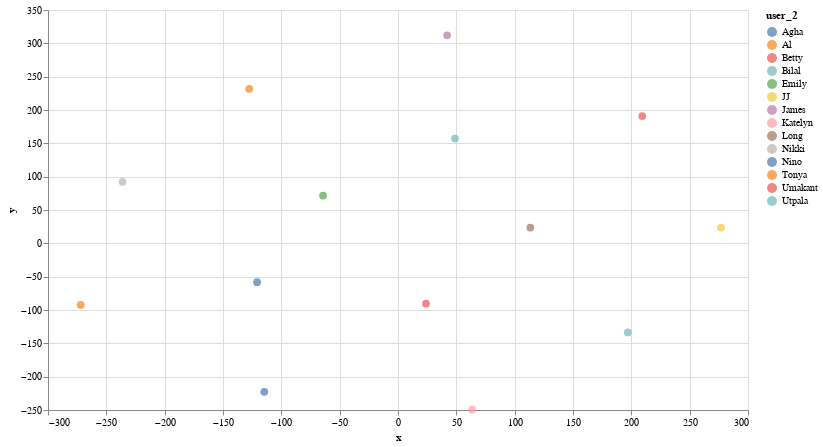

The cell this chart's notebook holds for it:
### Code cell
chart = alt.Chart(df).mark_circle(size=60).encode(
    x='x',
    y='y',
    color='user_2',
    tooltip=['user_1', 'user_2']
).properties(width=700, height=400)
chart.save('node2vec-color.json')
chart

### Figure 1 — Vega-Lite specification as saved in the notebook (floating-point values rounded to 4 significant figures)
{"config": {"view": {"continuousWidth": 400, "continuousHeight": 300}}, "data": {"name": "data-1fb296713556402af4d5a88a6013d5ef"}, "mark": {"type": "circle", "size": 60}, "encoding": {"color": {"type": "nominal", "field": "user_2"}, "tooltip": [{"type": "nominal", "field": "user_1"}, {"type": "nominal", "field": "user_2"}], "x": {"type": "quantitative", "field": "x"}, "y": {"type": "quantitative", "field": "y"}}, "height": 400, "width": 700, "$schema": "https://vega.github.io/schema/vega-lite/v4.8.1.json", "datasets": {"data-1fb296713556402af4d5a88a6013d5ef": [{"user_1": "Utpala", "user_2": "Umakant", "x": 23.99, "y": -90.52}, {"user_1": "Umakant", "user_2": "Utpala", "x": 197.0, "y": -133.6}, {"user_1": "Alka", "user_2": "James", "x": 42.13, "y": 312.0}, {"user_1": "Suvi", "user_2": "Nino", "x": -120.8, "y": -58.22}, {"user_1": "Carol", "user_2": "Nikki", "x": -236.1, "y": 92.29}, {"user_1": "Aaron", "user_2": "Katelyn", "x": 63.58, "y": -249.2}, {"user_1": "Jun", "user_2": "Betty", "x": 209.4, "y": 190.9}, {"user_1": "Anna", "user_2": "Long", "x": 113.4, "y": 23.72}, {"user_1": "Melissa", "user_2": "Emily", "x": -64.24, "y": 71.69}, {"user_1": "Danial", "user_2": "Agha", "x": -114.6, "y": -222.8}, {"user_1": "Michelle", "user_2": "Tonya", "x": -127.5, "y": 231.8}, {"user_1": "Nikki", "user_2": "JJ", "x": 276.9, "y": 23.74}, {"user_1": "Sam", "user_2": "Bilal", "x": 48.83, "y": 157.2}, {"user_1": "Santie", "user_2": "Al", "x": -272.0, "y": -92.4}]}}
